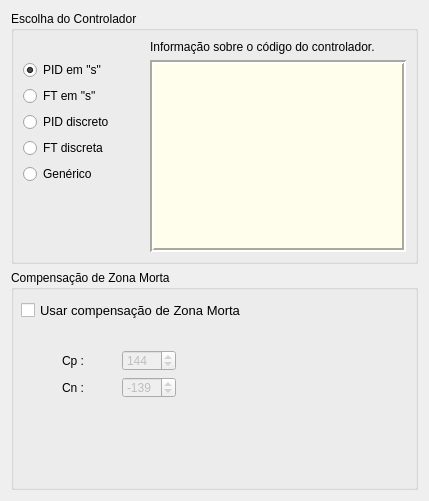
          <widget class="QWidget" name="tab_general_config">
           <property name="sizePolicy">
            <sizepolicy hsizetype="Preferred" vsizetype="Preferred">
             <horstretch>0</horstretch>
             <verstretch>0</verstretch>
            </sizepolicy>
           </property>
           <attribute name="title">
            <string>Configurações Gerais</string>
           </attribute>
           <layout class="QVBoxLayout" name="verticalLayout_16" stretch="3,2">
            <item>
             <widget class="QGroupBox" name="groupBox_2">
              <property name="title">
               <string>Escolha do Controlador</string>
              </property>
              <layout class="QHBoxLayout" name="horizontalLayout_8">
               <item>
                <layout class="QVBoxLayout" name="verticalLayout_12">
                 <property name="bottomMargin">
                  <number>0</number>
                 </property>
                 <item>
                  <spacer name="verticalSpacer_3">
                   <property name="orientation">
                    <enum>Qt::Orientation::Vertical</enum>
                   </property>
                   <property name="sizeType">
                    <enum>QSizePolicy::Policy::Fixed</enum>
                   </property>
                   <property name="sizeHint" stdset="0">
                    <size>
                     <width>20</width>
                     <height>20</height>
                    </size>
                   </property>
                  </spacer>
                 </item>
                 <item>
                  <widget class="QRadioButton" name="radioButton_PID_s">
                   <property name="sizePolicy">
                    <sizepolicy hsizetype="Preferred" vsizetype="Fixed">
                     <horstretch>0</horstretch>
                     <verstretch>0</verstretch>
                    </sizepolicy>
                   </property>
                   <property name="text">
                    <string>PID em &quot;s&quot;</string>
                   </property>
                   <property name="checked">
                    <bool>true</bool>
                   </property>
                  </widget>
                 </item>
                 <item>
                  <widget class="QRadioButton" name="radioButton_FT_s">
                   <property name="text">
                    <string>FT em &quot;s&quot;</string>
                   </property>
                  </widget>
                 </item>
                 <item>
                  <widget class="QRadioButton" name="radioButton_PID_discrete">
                   <property name="text">
                    <string>PID discreto</string>
                   </property>
                   <property name="checked">
                    <bool>false</bool>
                   </property>
                  </widget>
                 </item>
                 <item>
                  <widget class="QRadioButton" name="radioButton_FT_discrete">
                   <property name="text">
                    <string>FT discreta</string>
                   </property>
                  </widget>
                 </item>
                 <item>
                  <widget class="QRadioButton" name="radioButton_generic">
                   <property name="text">
                    <string>Genérico</string>
                   </property>
                  </widget>
                 </item>
                 <item>
                  <spacer name="verticalSpacer_2">
                   <property name="orientation">
                    <enum>Qt::Orientation::Vertical</enum>
                   </property>
                   <property name="sizeHint" stdset="0">
                    <size>
                     <width>20</width>
                     <height>20</height>
                    </size>
                   </property>
                  </spacer>
                 </item>
                </layout>
               </item>
               <item>
                <spacer name="horizontalSpacer_3">
                 <property name="orientation">
                  <enum>Qt::Orientation::Horizontal</enum>
                 </property>
                 <property name="sizeType">
                  <enum>QSizePolicy::Policy::Preferred</enum>
                 </property>
                 <property name="sizeHint" stdset="0">
                  <size>
                   <width>30</width>
                   <height>20</height>
                  </size>
                 </property>
                </spacer>
               </item>
               <item>
                <layout class="QVBoxLayout" name="verticalLayout_17">
                 <property name="sizeConstraint">
                  <enum>QLayout::SizeConstraint::SetDefaultConstraint</enum>
                 </property>
                 <item>
                  <widget class="QLabel" name="label_8">
                   <property name="text">
                    <string>Informação sobre o código do controlador.</string>
                   </property>
                  </widget>
                 </item>
                 <item>
                  <widget class="QTextEdit" name="textEdit_control_info">
                   <property name="toolTip">
                    <string>Informação sobre o tipo de controlador selecionado ao lado.</string>
                   </property>
                   <property name="styleSheet">
                    <string notr="true">background-color: rgb(255, 254, 237);</string>
                   </property>
                   <property name="frameShape">
                    <enum>QFrame::Shape::Box</enum>
                   </property>
                   <property name="frameShadow">
                    <enum>QFrame::Shadow::Sunken</enum>
                   </property>
                   <property name="lineWidth">
                    <number>2</number>
                   </property>
                   <property name="readOnly">
                    <bool>true</bool>
                   </property>
                   <property name="textInteractionFlags">
                    <set>Qt::TextInteractionFlag::LinksAccessibleByMouse|Qt::TextInteractionFlag::TextSelectableByMouse</set>
                   </property>
                  </widget>
                 </item>
                </layout>
               </item>
              </layout>
             </widget>
            </item>
            <item>
             <widget class="QGroupBox" name="groupBox">
              <property name="sizePolicy">
               <sizepolicy hsizetype="Preferred" vsizetype="Preferred">
                <horstretch>0</horstretch>
                <verstretch>0</verstretch>
               </sizepolicy>
              </property>
              <property name="minimumSize">
               <size>
                <width>0</width>
                <height>220</height>
               </size>
              </property>
              <property name="title">
               <string>Compensação de Zona Morta</string>
              </property>
              <property name="checkable">
               <bool>false</bool>
              </property>
              <widget class="QCheckBox" name="checkBox_use_deadzone_comp">
               <property name="geometry">
                <rect>
                 <x>10</x>
                 <y>20</y>
                 <width>231</width>
                 <height>41</height>
                </rect>
               </property>
               <property name="font">
                <font>
                 <family>Ubuntu</family>
                 <pointsize>10</pointsize>
                 <italic>false</italic>
                 <bold>false</bold>
                </font>
               </property>
               <property name="styleSheet">
                <string notr="true"/>
               </property>
               <property name="text">
                <string>Usar compensação de Zona Morta</string>
               </property>
              </widget>
              <widget class="QLabel" name="label_12">
               <property name="enabled">
                <bool>false</bool>
               </property>
               <property name="geometry">
                <rect>
                 <x>260</x>
                 <y>10</y>
                 <width>161</width>
                 <height>201</height>
                </rect>
               </property>
               <property name="text">
                <string/>
               </property>
               <property name="pixmap">
                <pixmap resource="resources.qrc">:/images/GUI_resources/comp_dead-zone.png</pixmap>
               </property>
               <property name="scaledContents">
                <bool>false</bool>
               </property>
              </widget>
              <widget class="QWidget" name="layoutWidget">
               <property name="geometry">
                <rect>
                 <x>51</x>
                 <y>80</y>
                 <width>114</width>
                 <height>48</height>
                </rect>
               </property>
               <layout class="QGridLayout" name="gridLayout_2" rowstretch="0,0" columnstretch="0,0">
                <item row="0" column="0">
                 <widget class="QLabel" name="label_19">
                  <property name="text">
                   <string>Cp :</string>
                  </property>
                 </widget>
                </item>
                <item row="0" column="1">
                 <widget class="QSpinBox" name="spinBox_Cp">
                  <property name="enabled">
                   <bool>false</bool>
                  </property>
                  <property name="maximum">
                   <number>255</number>
                  </property>
                  <property name="value">
                   <number>144</number>
                  </property>
                 </widget>
                </item>
                <item row="1" column="0">
                 <widget class="QLabel" name="label_20">
                  <property name="text">
                   <string>Cn :</string>
                  </property>
                 </widget>
                </item>
                <item row="1" column="1">
                 <widget class="QSpinBox" name="spinBox_Cn">
                  <property name="enabled">
                   <bool>false</bool>
                  </property>
                  <property name="minimum">
                   <number>-255</number>
                  </property>
                  <property name="maximum">
                   <number>0</number>
                  </property>
                  <property name="value">
                   <number>-139</number>
                  </property>
                 </widget>
                </item>
               </layout>
              </widget>
             </widget>
            </item>
           </layout>
          </widget>
